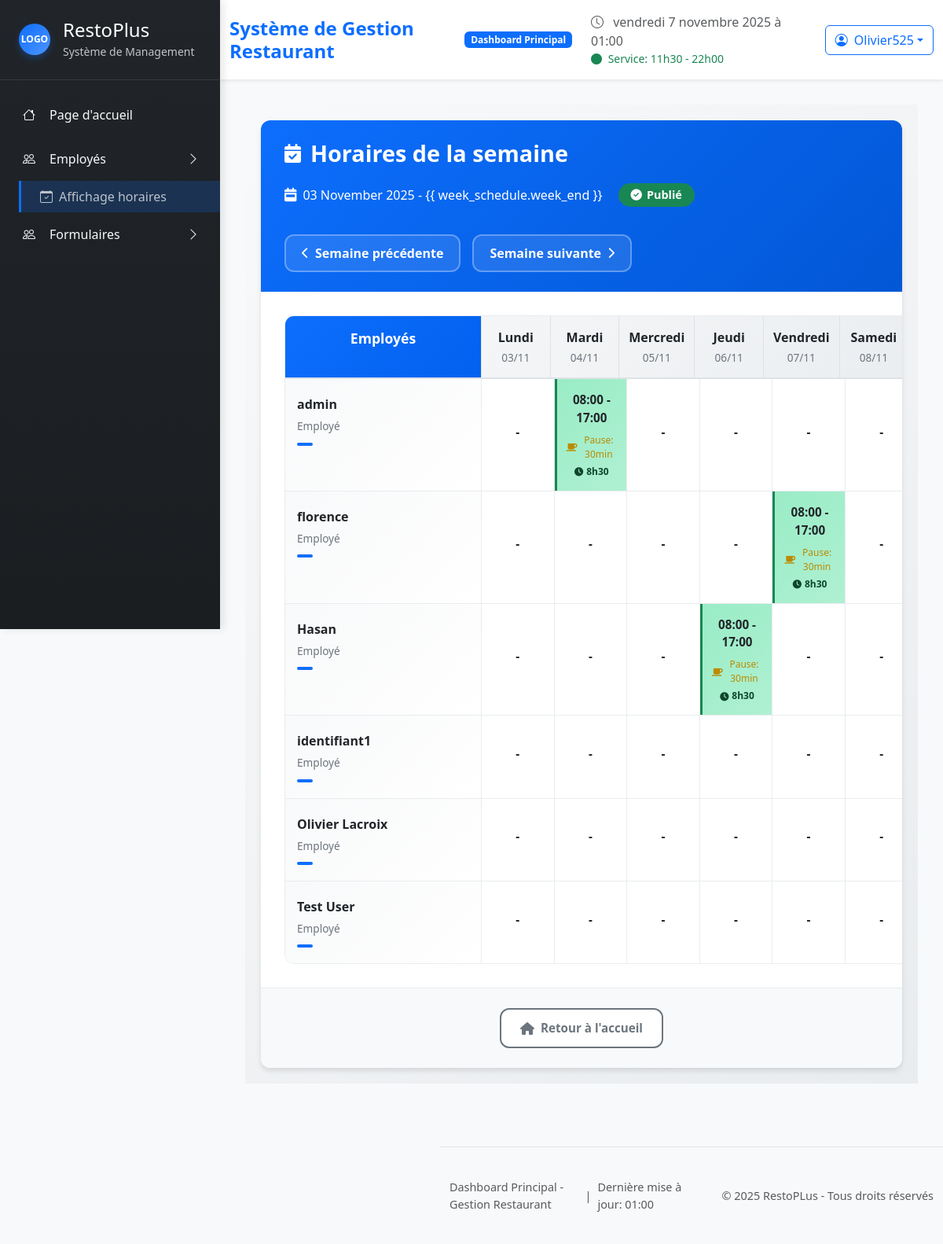
/view-schedule/ (signed in), run on the app's committed database.
### restoplus/models.py (models this page shows, shortened)
class User(AbstractUser):
    class AvailabilityStatus(models.TextChoices):
        NOT_FILLED = "not_filled", "Non remplie"
        PENDING    = "pending",    "En attente"
        FILLED     = "filled",     "Remplie"
    availability_status = models.CharField(
        max_length=20,
        choices=AvailabilityStatus.choices,
        default=AvailabilityStatus.NOT_FILLED,
        verbose_name="Statut des disponibilités"
        )
    first_name = models.CharField(max_length=150, blank=True, verbose_name="Prénom")
    last_name = models.CharField(max_length=150, blank=True, verbose_name="Nom de famille")
    poste = models.CharField(max_length=100, blank=True, verbose_name="Poste")
    mobile = models.CharField(max_length=20,blank=True,validators=[phone_validator], verbose_name="Téléphone")
    email = models.CharField(
        max_length=254,
        blank=True,
        verbose_name="Courriel",
        validators=[email_validator]
    )
    is_manager = models.BooleanField(default=False)
    role = models.ForeignKey(Role, on_delete=models.SET_NULL, null=True, blank=True)
    def has_permission(self, permission):
        if self.is_superuser:
            return True
        if not self.role:
            return False
        return getattr(self.role, permission, False)
    def can_manage_employees(self):
        if self.is_superuser:
            return True
        return self.has_permission('can_manage_users')

### restoplus/views.py (the view)
# urls.py: path('view-schedule/', views.view_schedule, name='view_schedule'),
@login_required
def view_schedule(request):
    employes = User.objects.all()
    week_offset = int(request.GET.get('week_offset', 0))
    today = datetime.now().date()
    monday = today - timedelta(days=today.weekday()) + timedelta(weeks=week_offset)
    week_days = []
    days_names = ['Lundi', 'Mardi', 'Mercredi', 'Jeudi', 'Vendredi', 'Samedi', 'Dimanche']
    days_keys = ['monday', 'tuesday', 'wednesday', 'thursday', 'friday', 'saturday', 'sunday']
    for i in range(7):
        day = monday + timedelta(days=i)
        week_days.append({
            'jour_name': days_names[i],
            'jour_key': days_keys[i],
            'date_short': day.strftime('%d/%m'),
            'date_str': day.strftime('%Y-%m-%d'),
            'date_formatted': day.strftime('%d %B %Y')
        })
    from .models import WorkShift
    week_start = monday
    week_end = monday + timedelta(days=6)
    shifts = WorkShift.objects.filter(
        date__range=[week_start, week_end],
        status=WorkShift.ShiftStatus.PUBLISHED
    ).select_related('employee').order_by('date', 'heure_debut')
    shifts_by_employee = {}
    for shift in shifts:
        emp_id = shift.employee_id
        day_key = days_keys[shift.date.weekday()]  # 0=lundi, 1=mardi, etc.
        if emp_id not in shifts_by_employee:
            shifts_by_employee[emp_id] = {}
        shifts_by_employee[emp_id][day_key] = {
            'heure_debut': shift.heure_debut.strftime('%H:%M'),
            'heure_fin': shift.heure_fin.strftime('%H:%M'),
            'duree_effective': shift.duree_effective_formatted,
            'note': shift.note,
            'has_break': shift.has_break,
            'pause_duree': shift.pause_duree,
        }
    published_shifts_count = WorkShift.objects.filter(
        date__range=[week_start, week_end],
        status=WorkShift.ShiftStatus.PUBLISHED
    ).count()
    is_published = published_shifts_count > 0
    can_modify = not is_published
    context = {
        'employes': employes,
        'week_days': week_days,
        'shifts_by_employee': shifts_by_employee,
        'week_schedule': {
            'status': 'published' if is_published else 'draft',
            'week_start': week_start.strftime('%d %B %Y'),
            'week_end': week_end.strftime('%d %B %Y'),
            'is_published': is_published,
            'can_modify': can_modify,
        },
    }
    return render(request, 'restoplus/view_schedule.html', context)

### restoplus/models.py (called while the page is built)
    @property
    def duree_totale_minutes(self):
        if not self.heure_debut or not self.heure_fin:
            return 0
        from datetime import datetime, timedelta
        debut = datetime.combine(self.date, self.heure_debut)
        fin = datetime.combine(self.date, self.heure_fin)
        if fin <= debut:
            fin += timedelta(days=1)
        return int((fin - debut).total_seconds() / 60)

    @property
    def duree_effective_minutes(self):
        duree_totale = self.duree_totale_minutes
        pause = self.pause_duree if self.has_break else 0
        return max(0, duree_totale - pause)

    @property
    def duree_effective_formatted(self):
        minutes = self.duree_effective_minutes
        heures = minutes // 60
        mins = minutes % 60
        return f"{heures}h{mins:02d}"

### restoplus/templates/restoplus/view_schedule.html (shortened to what this page needs)
{% extends 'restoplus/base.html' %} {% load static %}
{% block content %}
<section class="page-view-schedule">
  <div class="schedule-container">
    <div class="schedule-header">
      <div class="header-content">
        <h1>
          <i class="fas fa-calendar-check"></i>
          Horaires de la semaine
        </h1>
        <div class="week-info">
          <div class="week-period">
            <i class="fas fa-calendar-week"></i>
            <span
              >{{ week_schedule.week_start }} - {{ week_schedule.week_end
              }}</span
            >
          </div>
          <div class="schedule-status">
            {% if week_schedule.is_published %}
            <span class="badge badge-success">
              <i class="fas fa-check-circle"></i>
              Publié
            </span>
            {% else %}
            <span class="badge badge-warning">
              <i class="fas fa-clock"></i>
              Brouillon
            </span>
            {% endif %}
          </div>
        </div>
        <div class="week-navigation">
          <button class="btn-week" id="prev-week-btn" onclick="changeWeek(-1)">
            <i class="fas fa-chevron-left"></i>
            Semaine précédente
          </button>
          <button class="btn-week" id="next-week-btn" onclick="changeWeek(1)">
            Semaine suivante
            <i class="fas fa-chevron-right"></i>
          </button>
        </div>
      </div>
    </div>
    <div class="schedule-display-container">
      <div class="schedule-display">
        <div class="display-header">
          <div class="employee-header">Employés</div>
          {% for day in week_days %}
          <div class="day-header">
            <div class="day-name">{{ day.jour_name }}</div>
            <div class="day-date">{{ day.date_short }}</div>
          </div>
          {% endfor %}
        </div>
        <div class="display-body">
          {% for employee in employes %}
          <div class="employee-row" data-employee-id="{{ employee.id }}">
            <div class="employee-info">
              <div class="employee-name">
                {{ employee.get_full_name|default:employee.username }}
              </div>
              <div class="employee-role">
                {{ employee.role.name|default:"Employé" }}
              </div>
              <div class="employee-color" data-color="#007bff"></div>
            </div>
            {% for day in week_days %}
            <div
              class="schedule-cell"
              data-employee-id="{{ employee.id }}"
              data-day="{{ day.jour_key }}"
              data-date="{{ day.date_str }}"
            >
              <div class="time-display-readonly">
                <span
                  class="time-text shift-time"
                  data-employee="{{ employee.id }}"
                  data-day="{{ day.jour_key }}"
                  >-</span
                >
                <div
                  class="shift-details"
                  data-employee="{{ employee.id }}"
                  data-day="{{ day.jour_key }}"
                >
                </div>
              </div>
            </div>
            {% endfor %}
          </div>
          {% endfor %}
        </div>
      </div>
    </div>
    <div class="schedule-actions">
      <a href="{% url 'accueil' %}" class="btn btn-outline-secondary">
        <i class="fas fa-home"></i>
        Retour à l'accueil
      </a>
    </div>
  </div>
</section>
{% endblock content %}

### restoplus/templates/restoplus/partials/header.html (shortened to what this page needs)
{% load static %}
<header class="main-header bg-white shadow-sm sticky-top">
  <div class="container-fluid">
    <div class="row align-items-center py-3">
      <div class="col-md-6">
        <div class="d-flex align-items-center">
          <h1 class="h4 mb-0 text-primary fw-bold">
            Système de Gestion Restaurant
          </h1>
          <span
            class="badge bg-primary ms-3 animate__animated animate__pulse animate__infinite"
            >Dashboard Principal</span
          >
        </div>
      </div>
      <div class="col-md-6">
        <div class="d-flex justify-content-end align-items-center">
          <div class="me-4">
            <i class="bi bi-clock text-muted me-2"></i>
            <span class="text-muted" id="current-time"></span>
            <div class="small text-success">
              <i class="bi bi-circle-fill me-1"></i>
              Service: 11h30 - 22h00
            </div>
          </div>
          <div class="dropdown">
            <button
              class="btn btn-outline-primary dropdown-toggle d-flex align-items-center"
              type="button"
              data-bs-toggle="dropdown"
            >
              <i class="bi bi-person-circle me-2"></i>
              {{ request.user.username }}
            </button>
          </div>
        </div>
      </div>
    </div>
  </div>
</header>

### data on the page
User: user.username "Olivier525", get_full_name "Olivier Lacroix", role.name "Employé"
User: get_full_name "admin", role.name "Employé"
User: get_full_name "florence", role.name "Employé"
User: get_full_name "Hasan", role.name "Employé"
User: get_full_name "identifiant1", role.name "Employé"
User: get_full_name "Test User", role.name "Employé"

### other printed values
{{ week_schedule.week_start }} "03 November 2025"
{{ day.jour_name }} "Lundi" "Mardi" "Mercredi" "Jeudi" "Vendredi" "Samedi"
{{ day.date_short }} "03/11" "04/11" "05/11" "06/11" "07/11" "08/11"
